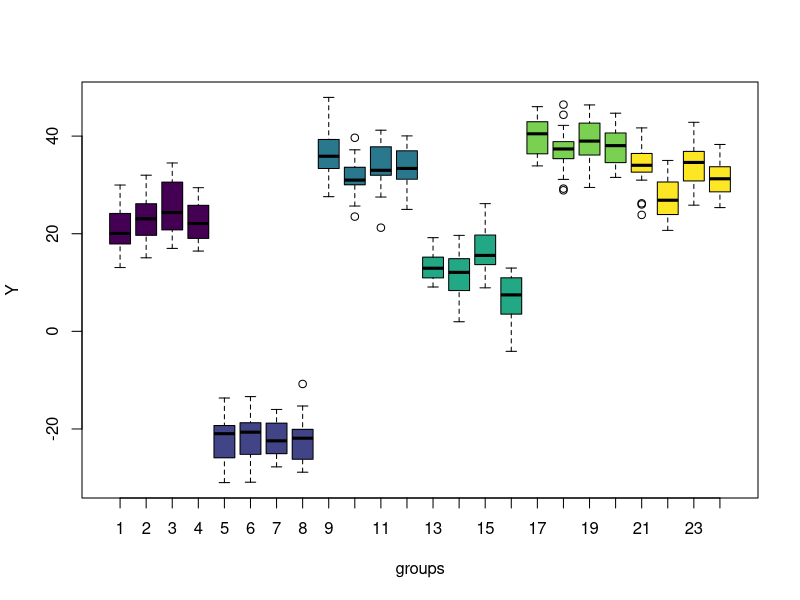

The R script that drew this image:
## ---- chunk 1
rm(list=ls())
graphics.off()
set.seed(2)

library(viridis)

n.obs    <- 4
n.groups <- 24
n.comms  <- 6
n.total  <- n.obs * n.groups * n.comms

# standard deviations for each level
s.groups <- 2
s.comms  <- 18.5
s <- 4.2 # residual error

# calculate the random effects for each grouping variable
V.groups <- rnorm(n.groups, 0, s.groups)
V.comms  <- rnorm(n.comms,  0, s.comms)

# allocate each observation to a category for groups and communities
G <- data.frame(groups = sort(rep(1:n.groups, n.obs*n.comms)),
                comms  = sort(rep(1:n.comms, n.obs*n.groups)))




# grand mean
b0 <- 23

# calculate the mean
mu <- b0 + V.groups[G$groups] + V.comms[G$comms]

# simulate the data at the observation level
Y <- mu + rnorm(n.total, 0, s)

mydata <- data.frame(Y = Y, groups = G$groups, comms = G$comms)

# plot the data
palette(viridis(n.comms))
with(mydata, boxplot(Y ~ groups, col = sort(rep(1:n.comms, n.groups/n.comms))))


## ---- chunk 2
library(lme4)

# fit a random effects model
m1 <- lmer(Y ~ 1 + (1|groups) + (1|comms), data = mydata)
summary(m1)

# compare with our specified estimates
print(c(groups = s.groups, comms = s.comms, Residual = s))


# use the nesting notation, which basically deals with a labelling situation if you 
# decide to reuse the group labels within each higher level grouping (communities) 
# in this case. For this example the result is equivalent.
m2 <- lmer(Y ~ 1 + (1|comms/groups), data = mydata)
summary(m2)
